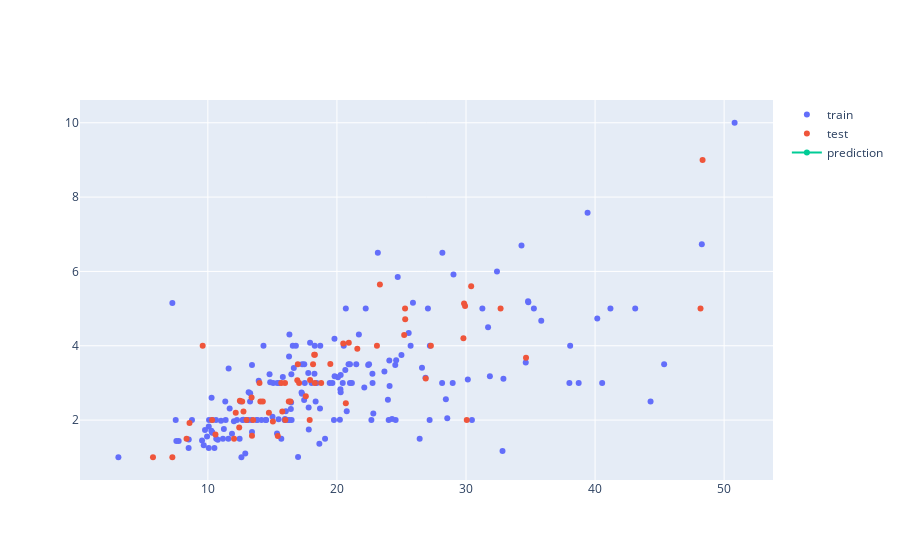

Notebook code for this chart:
### Code cell
model3 = LinearRegression()
model3.fit(X1_train, y1_train)

x_range = np.linspace(X1.min(), X1.max(), 100)
y_range = model3.predict(x_range.reshape(-1, 1))

fig2 = go.Figure([
    go.Scatter(x=X1_train.squeeze(), y=y1_train, name='train', mode='markers'),
    go.Scatter(x=X1_test.squeeze(), y=y1_test, name='test', mode='markers'),
    go.Scatter(x=x_range, y=y_range, name='prediction')
])
fig2.show()
